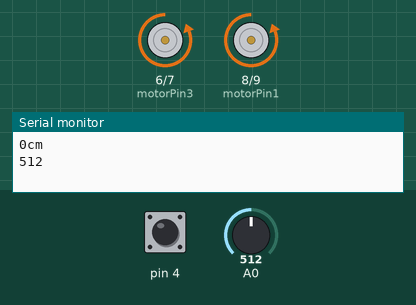
A sketch run on a simulated Arduino Uno, built with avr-gcc and run on an emulated ATmega328P. On the bench: motor-driver pin pairs drawn as motors (green arrow = first pin HIGH = forward, orange = second pin HIGH = backward, longer = more drive), the last lines printed to the serial monitor. The test bench sets the inputs (shaded band); at power-on: pin 4 LOW, A0 = 512.

Above: at 1.2 s.
1.3 s: pin 4 pulsed HIGH 5 times (0.12 s each, 0.3 s apart)
At 2.5 s:
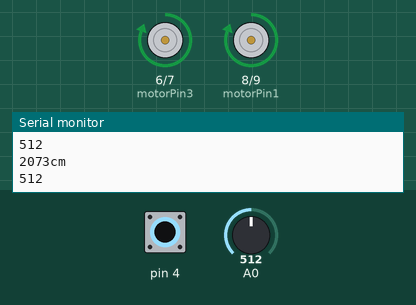
At 4.3 s:
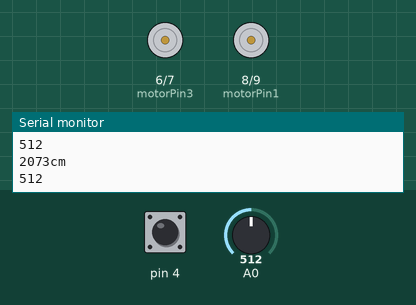
Timing chart, 0 to 7.4 s (numbered marks = the images above; inputs shaded):
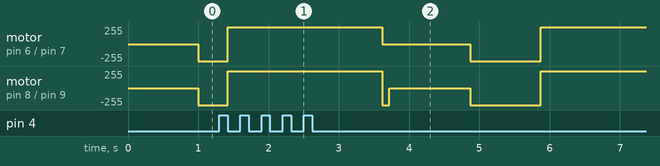

The sketch:

pruebaMotor.ino
```cpp
#include "Maxbotix.h"

const int motorPin1=8;
const int motorPin2=9;
const int motorPin3=6;
const int motorPin4=7;
const int motorPinEn12=2;
const int motorPinEn34=3;
long cm;

void setup() {
  pinMode(motorPin1,OUTPUT);
  pinMode(motorPin2,OUTPUT);
  pinMode(motorPin3,OUTPUT);
  pinMode(motorPin4,OUTPUT);
  pinMode(4,INPUT);
  pinMode(A0,INPUT);
  Serial.begin(9600);
}

void loop() {
      long pulse, inches;
      pulse = pulseIn(4, HIGH);
      cm = pulse * 2.54/147;
      Serial.print(cm);
      Serial.print("cm");
      Serial.println();
      Serial.print(analogRead(A0));
      Serial.println();
      if(millis()<50000) {
        if(cm<200){

          digitalWrite(motorPin1,LOW);
          digitalWrite(motorPin2,HIGH);
          digitalWrite(motorPin3,LOW);
          digitalWrite(motorPin4,HIGH);

          if(cm<15){
            while(cm<15){
              pulse = pulseIn(4, HIGH);
              cm = pulse * 2.54/147;
              digitalWrite(motorPin1,HIGH);
              digitalWrite(motorPin2,LOW);

              digitalWrite(motorPin3,HIGH);
              digitalWrite(motorPin4,LOW);
            }
            delay(500);
            }
            if(cm<25){
            digitalWrite(motorPin1,LOW);
            digitalWrite(motorPin2,LOW);
            digitalWrite(motorPin3,LOW);
            digitalWrite(motorPin4,LOW);
            }

        }

        else{
          long t=millis();
          pulse = pulseIn(4, HIGH);
          cm = pulse * 2.54/147;
          while((millis()-t) < 3000 && cm>100){
            pulse = pulseIn(4, HIGH);
            cm = pulse * 2.54/147;
            vueltaIzquierda();
            delay(150);
          }
        }

      }
      else{
          digitalWrite(motorPin1,LOW);
          digitalWrite(motorPin2,LOW);
          digitalWrite(motorPin3,LOW);
          digitalWrite(motorPin4,LOW);
        }


}
void vueltaIzquierda(){
  digitalWrite(motorPin1,LOW);
  digitalWrite(motorPin2,LOW);
  digitalWrite(motorPin3,LOW);
  digitalWrite(motorPin4,LOW);
  digitalWrite(motorPin1,LOW);
  digitalWrite(motorPin2,HIGH);
  delay(100);
  digitalWrite(motorPin1,LOW);
  digitalWrite(motorPin2,LOW);
}

void vueltaDerecha(){
  digitalWrite(motorPin1,LOW);
  digitalWrite(motorPin2,LOW);
  digitalWrite(motorPin3,LOW);
  digitalWrite(motorPin4,LOW);
  delay(500);
  digitalWrite(motorPin3,LOW);
  digitalWrite(motorPin4,HIGH);
  delay(500);
  digitalWrite(motorPin3,LOW);
  digitalWrite(motorPin4,LOW);
}
```

Measured:
- after the input at 1.3 s, motor on pin 6 (motorPin3) / pin 7 (motorPin4): backward 255/255 → forward 255/255 after 0.12 s instead of 0.70 s
